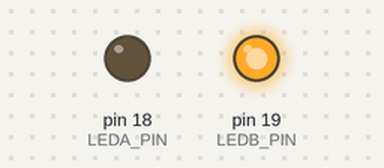
Simulated run of this sketch. Board: Arduino Uno, built with avr-gcc and run on an emulated ATmega328P. Parts: output pins drawn as LEDs (lit = HIGH).

Above: at 0.6 s.
At 2.5 s:
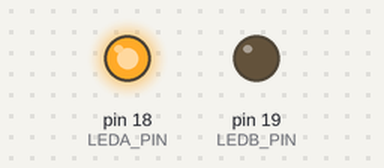
Timing chart, 0 to 6.7 s (numbered marks = the images above):
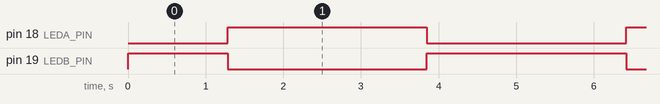

Measured:
- by itself, pin 18 (LEDA_PIN): alternates HIGH for 2.6 s and LOW for 2.6 s
- by itself, pin 19 (LEDB_PIN): repeats every 5.1 s: LOW 2.6 s, HIGH 2.6 s

The sketch:

ex06-code.ino
```cpp
#define LEDA_PIN 18
#define LEDB_PIN 19

void setup() {
  Serial.begin(115200);
  pinMode(LEDA_PIN, OUTPUT);
  pinMode(LEDB_PIN, OUTPUT);
}

void loop() {
  // A灯渐亮、B灯渐暗
  for(int i = 0; i <= 255; i++){
    analogWrite(LEDA_PIN, i);
    analogWrite(LEDB_PIN, 255 - i);
    delay(10);
  }
  // A灯渐暗、B灯渐亮
  for(int i = 255; i >= 0; i--){
    analogWrite(LEDA_PIN, i);
    analogWrite(LEDB_PIN, 255 - i);
    delay(10);
  }
}
```
